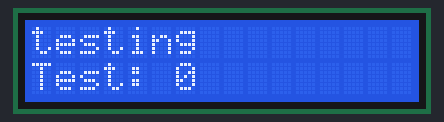
A sketch run on a simulated Arduino Uno, built with avr-gcc and run on an emulated ATmega328P. On the bench: 16×2 character LCD.

Above: at 0.1 s.
At 4.1 s:
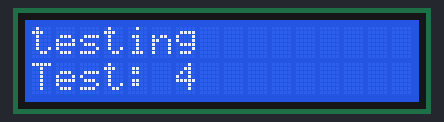
At 9.1 s:
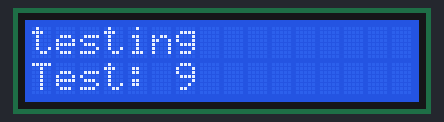
At 19.1 s:
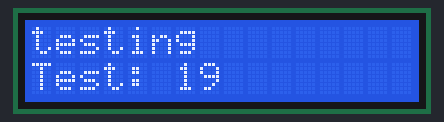
At 29.1 s:
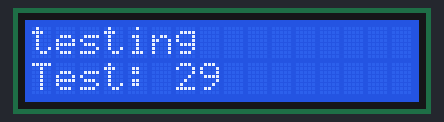
At 39.1 s:
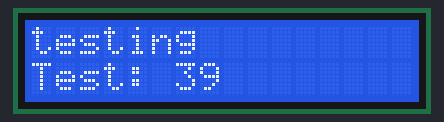

The sketch:

LCD_Module.ino
```cpp
#include <LiquidCrystal.h>

const int rs = 48, en = 49, d4 = 50, d5 = 51, d6 = 52, d7 = 53;
LiquidCrystal lcd(rs, en, d4, d5, d6, d7); // Initialize the library with the neccessary pins

void setup() {
  // set up the LCD's number of columns and rows:
  lcd.begin(16, 2); // This line is neccessary, do not change
  // Print a message to the LCD.
  lcd.print("testing"); // This can be changed

}

void loop() {
  lcd.setCursor(0, 1); // set the cursor to column 0, line 1
  lcd.print("Test: ");
  // print the number of seconds since reset:
  lcd.print(millis() / 1000);
}
```

Measured:
- what the display in image 1 shows lasts 1.0 s, from 4.0 s to 5.0 s
